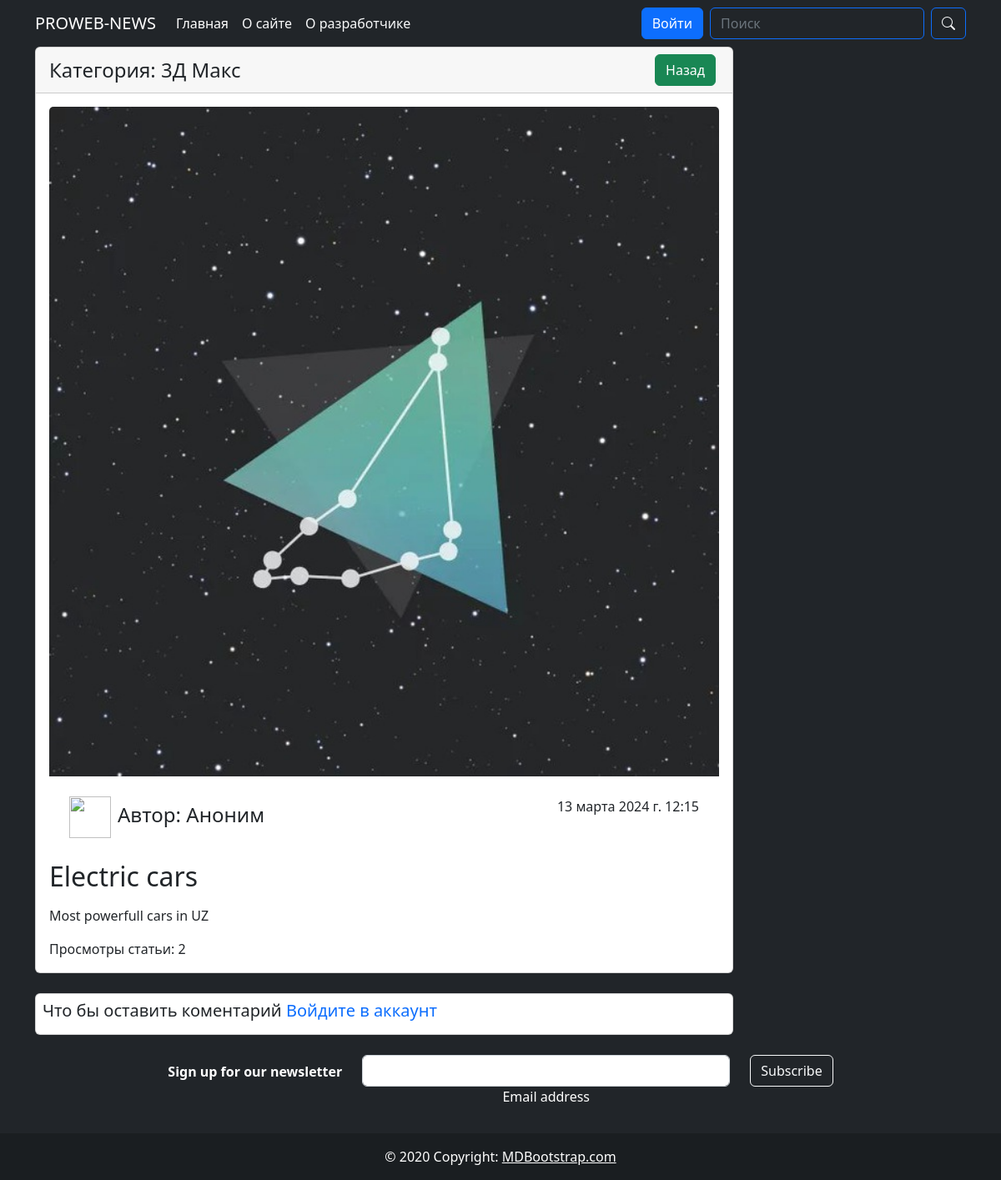
Page /article/5 on the committed database.
### blog/models.py (models this page shows, shortened)
class Article(models.Model):
    title = models.CharField(max_length=255, verbose_name='Название статьи')
    content = models.TextField(verbose_name='Описание статьи')
    photo = models.ImageField(upload_to='photo/', blank=True, null=True, verbose_name='Добавить картинку')
    created_at = models.DateTimeField(auto_now_add=True, verbose_name='Дата создания')
    updated_at = models.DateTimeField(auto_now=True, verbose_name='Дата обнавления')
    views = models.IntegerField(default=0, verbose_name='Просмотры')
    category = models.ForeignKey(Category, on_delete=models.CASCADE, verbose_name='Категория')
    class Meta:
        verbose_name = 'Статья'
        verbose_name_plural = 'Статьи'

class Category(models.Model):
    title = models.CharField(max_length=255, verbose_name='Название категории')
    def __str__(self):
        return self.title
    class Meta:
        verbose_name = 'Категория'
        verbose_name_plural = 'Категории'

### blog/views.py (the view)
# urls.py: path('article/<int:pk>', ArticleDetailView.as_view(), name='article'),
class ArticleDetailView(DetailView):  # article_deteil.html
    model = Article
    context_object_name = 'article'
    def get_context_data(self, **kwargs):
        context = super().get_context_data()
        article = Article.objects.get(pk=self.kwargs['pk'])
        if self.request.user.is_authenticated:
            article.views += 1
            article.save()
        context['title'] = f'Статья: {article.title}'
        if self.request.user.is_authenticated:
            context['comment_form'] = CommentForm()
        context['comments'] = Comment.objects.filter(article=article)
        return context

### blog/forms.py
class LoginForm(AuthenticationForm):
    username = forms.CharField(max_length=50, widget=forms.TextInput(attrs={
        'class': 'form-control',
        'placeholder': 'Имя пользователя'
    }))
    password = forms.CharField(widget=forms.PasswordInput(attrs={
        'class': 'form-control',
        'placeholder': 'Пароль'
    }))

class RegistrationFrom(UserCreationForm):
    password1 = forms.CharField(widget=forms.PasswordInput(attrs={
        'class': 'form-control',
        'placeholder': 'Пароль'
    }))
    password2 = forms.CharField(widget=forms.PasswordInput(attrs={
        'class': 'form-control',
        'placeholder': 'Пароль'
    }))
    username = forms.CharField(widget=forms.TextInput(attrs={
        'class': 'form-control',
        'placeholder': 'Имя пользователя'
    }))
    first_name = forms.CharField(widget=forms.TextInput(attrs={
        'class': 'form-control',
        'placeholder': 'Ваше имя'
    }))
    last_name = forms.CharField(widget=forms.TextInput(attrs={
        'class': 'form-control',
        'placeholder': 'Ваша фамилия'
    }))
    email = forms.EmailField(widget=forms.EmailInput(attrs={
        'class': 'form-control',
        'placeholder': 'Ваша почта'
    }))
    class Meta:
        model = User
        fields = ('username',
                  'first_name',
                  'last_name',
                  'email',
                  'password1',
                  'password2')

### blog/context_processors.py (called while the page is built)
def add_my_forms(request):
    return {
        'login_form': LoginForm(),
        'register_form': RegistrationFrom(),
        'edit_account': EditAccountForm(),
        'edit_profile': EditProfileForm()
    }

### blog/templates/blog/article_detail.html (shortened to what this page needs)
{% extends 'base.html' %}
{% block main %}
<div class="d-flex justify-content-between">
    <div class="col-9">
        <div class="card">
            <div class="card-header d-flex justify-content-between align-items-center">
                <div class="card_category">
                    <a href="" class="h4 text-dark navbar-brand fs-4">Категория: {{ article.category }}</a>
                </div>
                <div class="d-flex justify-content-between">
                    <a href="{% url 'index' %}" class="btn btn-success mx-1">Назад</a>
                </div>
            </div>
            <div class="card-body">
                {% if article.photo %}
                <img src="{{ article.photo.url }}" class="card-img-top" alt="...">
                {% else %}
                <img src="https://pvp.vkplay.ru/s3/upload/ruescommand/966ad75f3c3fffb06d9c3866542e12d1_1574343363.jpg"
                     class="card-img-top" alt="...">
                {% endif %}
                <div class="d-flex justify-content-between p-4">
                    <div class="d-flex justify-content-between">
                        <img src="https://pvp.vkplay.ru/s3/upload/ruescommand/966ad75f3c3fffb06d9c3866542e12d1_1574343363.jpg"
                             width="50" height="50" alt="">
                        <h4 class="p-2">Автор: Аноним</h4>
                    </div>
                    <p>{{ article.created_at }}</p>
                </div>
                <h2>{{ article.title }}</h2>
                <p>{{ article.content|linebreaks }}</p>
                <span>Просмотры статьи: {{ article.views }}</span>
            </div>
        </div>
        <div class="card mt-4 p-2">
            {% if request.user.is_authenticated %}
            <form action="{% url 'save_comment' article.pk %}" method="post">
                {% csrf_token %}
                {{ comment_form.as_p }}
                <button type="submit" class="btn btn-secondary">Оставить комментарий</button>
            </form>
            {% else %}
            <h5>Что бы оставить коментарий <a class="link-primary navbar-brand" href="{% url 'login' %}">Войдите в аккаунт</a></h5>
            {% endif %}
        </div>
    </div>
    <div class="col-3">
    </div>
</div>
{% endblock main %}

### rows in the picture
Article: category "3Д Макс", photo (picture), created_at "13 марта 2024 г. 12:15", title "Electric cars", content "Most powerfull cars in UZ", views "2"
